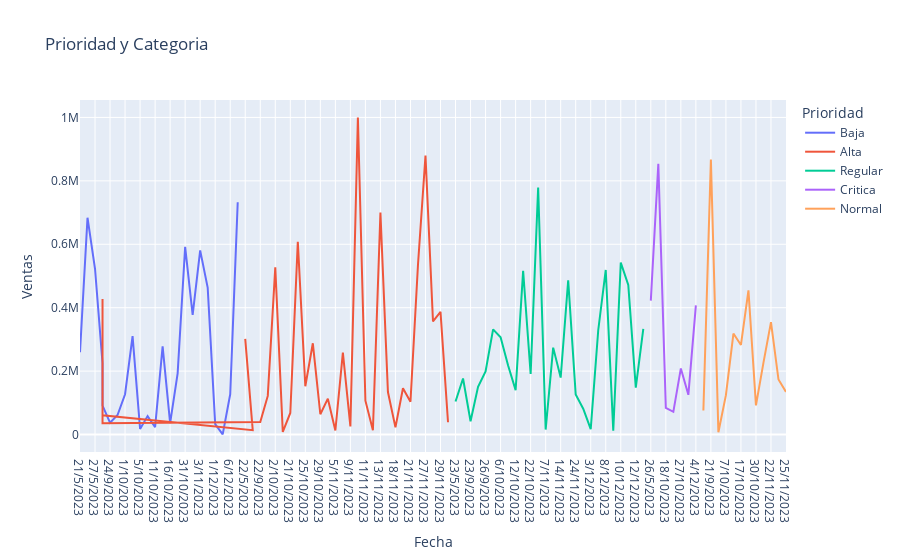

The code cell stored with this chart in its notebook:
### Code cell
fig = px.line(df, x='Fecha', y='Ventas', color='Prioridad', title ='Prioridad y Categoria')
                 
fig.show()

### Figure 1 — Plotly figure (JSON) as saved in the notebook; plotly's stock layout.template omitted (floating-point values rounded to 4 significant figures)
{"data": [{"hovertemplate": "Prioridad=Baja<br>Fecha=%{x}<br>Ventas=%{y}<extra></extra>", "legendgroup": "Baja", "line": {"color": "#636efa", "dash": "solid"}, "marker": {"symbol": "circle"}, "mode": "lines", "name": "Baja", "orientation": "v", "showlegend": true, "type": "scatter", "x": ["21/5/2023", "24/5/2023", "27/5/2023", "30/5/2023", "30/5/2023", "24/9/2023", "27/9/2023", "1/10/2023", "4/10/2023", "5/10/2023", "9/10/2023", "11/10/2023", "15/10/2023", "16/10/2023", "19/10/2023", "31/10/2023", "2/11/2023", "3/11/2023", "4/11/2023", "1/12/2023", "5/12/2023", "6/12/2023", "13/12/2023"], "xaxis": "x", "y": [259400.0, 683800.0, 522700.0, 224700.0, 91340.0, 37220.0, 61370.0, 127000.0, 310100.0, 17580.0, 58220.0, 23140.0, 277900.0, 36270.0, 193100.0, 592000.0, 377300.0, 580600.0, 463500.0, 32860.0, 407.8, 126900.0, 732700.0], "yaxis": "y"}, {"hovertemplate": "Prioridad=Alta<br>Fecha=%{x}<br>Ventas=%{y}<extra></extra>", "legendgroup": "Alta", "line": {"color": "#EF553B", "dash": "solid"}, "marker": {"symbol": "circle"}, "mode": "lines", "name": "Alta", "orientation": "v", "showlegend": true, "type": "scatter", "x": ["22/5/2023", "25/5/2023", "30/5/2023", "30/5/2023", "30/5/2023", "30/5/2023", "22/9/2023", "29/9/2023", "2/10/2023", "13/10/2023", "21/10/2023", "24/10/2023", "25/10/2023", "28/10/2023", "29/10/2023", "1/11/2023", "5/11/2023", "6/11/2023", "9/11/2023", "10/11/2023", "11/11/2023", "12/11/2023", "13/11/2023", "16/11/2023", "18/11/2023", "20/11/2023", "21/11/2023", "26/11/2023", "27/11/2023", "28/11/2023", "29/11/2023", "2/12/2023"], "xaxis": "x", "y": [301800.0, 13830.0, 60850.0, 335300.0, 427400.0, 35300.0, 39480.0, 121800.0, 527600.0, 8381.0, 68030.0, 607900.0, 152400.0, 287800.0, 63950.0, 113100.0, 12650.0, 258500.0, 25680.0, 999500.0, 106600.0, 13510.0, 699900.0, 134100.0, 22670.0, 146100.0, 103500.0, 535400.0, 880100.0, 356600.0, 386700.0, 38630.0], "yaxis": "y"}, {"hovertemplate": "Prioridad=Regular<br>Fecha=%{x}<br>Ventas=%{y}<extra></extra>", "legendgroup": "Regular", "line": {"color": "#00cc96", "dash": "solid"}, "marker": {"symbol": "circle"}, "mode": "lines", "name": "Regular", "orientation": "v", "showlegend": true, "type": "scatter", "x": ["23/5/2023", "28/5/2023", "23/9/2023", "25/9/2023", "26/9/2023", "28/9/2023", "6/10/2023", "10/10/2023", "12/10/2023", "14/10/2023", "22/10/2023", "23/10/2023", "7/11/2023", "8/11/2023", "14/11/2023", "17/11/2023", "24/11/2023", "30/11/2023", "3/12/2023", "7/12/2023", "8/12/2023", "9/12/2023", "10/12/2023", "11/12/2023", "12/12/2023", "14/12/2023"], "xaxis": "x", "y": [104100.0, 176800.0, 41770.0, 150200.0, 198900.0, 331600.0, 306500.0, 217500.0, 140000.0, 516100.0, 190800.0, 778800.0, 15660.0, 274100.0, 179500.0, 486500.0, 126600.0, 81580.0, 17230.0, 328900.0, 519100.0, 12050.0, 542200.0, 472000.0, 148000.0, 332900.0], "yaxis": "y"}, {"hovertemplate": "Prioridad=Critica<br>Fecha=%{x}<br>Ventas=%{y}<extra></extra>", "legendgroup": "Critica", "line": {"color": "#ab63fa", "dash": "solid"}, "marker": {"symbol": "circle"}, "mode": "lines", "name": "Critica", "orientation": "v", "showlegend": true, "type": "scatter", "x": ["26/5/2023", "3/10/2023", "18/10/2023", "20/10/2023", "27/10/2023", "19/11/2023", "4/12/2023"], "xaxis": "x", "y": [422300.0, 853700.0, 84140.0, 71570.0, 208400.0, 125200.0, 407200.0], "yaxis": "y"}, {"hovertemplate": "Prioridad=Normal<br>Fecha=%{x}<br>Ventas=%{y}<extra></extra>", "legendgroup": "Normal", "line": {"color": "#FFA15A", "dash": "solid"}, "marker": {"symbol": "circle"}, "mode": "lines", "name": "Normal", "orientation": "v", "showlegend": true, "type": "scatter", "x": ["29/5/2023", "21/9/2023", "30/9/2023", "7/10/2023", "8/10/2023", "17/10/2023", "26/10/2023", "30/10/2023", "15/11/2023", "22/11/2023", "23/11/2023", "25/11/2023"], "xaxis": "x", "y": [75550.0, 866900.0, 7151.0, 124100.0, 318400.0, 282500.0, 454600.0, 91910.0, 226800.0, 354600.0, 173500.0, 134500.0], "yaxis": "y"}], "layout": {"legend": {"title": {"text": "Prioridad"}, "tracegroupgap": 0}, "title": {"text": "Prioridad y Categoria"}, "xaxis": {"anchor": "y", "domain": [0, 1], "title": {"text": "Fecha"}}, "yaxis": {"anchor": "x", "domain": [0, 1], "title": {"text": "Ventas"}}}}
